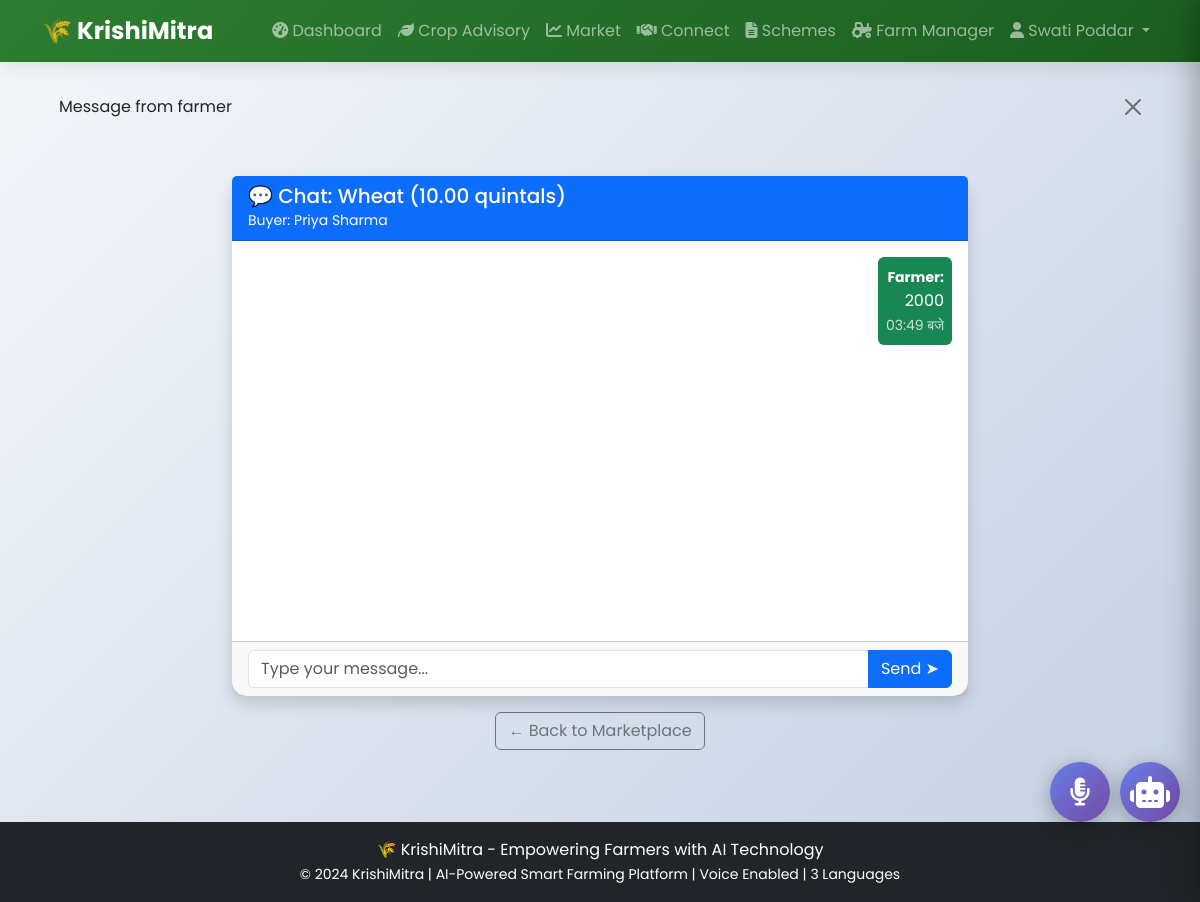
/chat/chat/2/ (signed in), run on the app's committed database.
### core/models.py (models this page shows, shortened)
class Farmer(AbstractUser):
    phone = models.CharField(max_length=15, unique=True)
    village = models.CharField(max_length=100)
    district = models.CharField(max_length=100)
    state = models.CharField(max_length=100)
    land_size = models.DecimalField(max_digits=10, decimal_places=2, null=True, blank=True)
    preferred_language = models.CharField(max_length=10, default='en', choices=[
        ('en', 'English'),
        ('hi', 'Hindi'),
        ('kn', 'Kannada'),
    ])
    profile_picture = models.ImageField(upload_to='profiles/', null=True, blank=True)
    created_at = models.DateTimeField(auto_now_add=True)

### chat/models.py (models this page shows, shortened)
class ChatMessage(models.Model):
    interest = models.ForeignKey(Interest, on_delete=models.CASCADE, related_name='messages')
    sender_type = models.CharField(max_length=10, choices=[('farmer', 'Farmer'), ('buyer', 'Buyer')])
    message = models.TextField()
    is_read = models.BooleanField(default=False)
    timestamp = models.DateTimeField(auto_now_add=True)
    class Meta:
        ordering = ['timestamp']
    def __str__(self):
        return f"Message from {self.sender_type}"

class Interest(models.Model):
    listing = models.ForeignKey(ProductListing, on_delete=models.CASCADE, related_name='interests')
    buyer = models.ForeignKey(Buyer, on_delete=models.CASCADE)
    offered_price = models.DecimalField(max_digits=10, decimal_places=2, null=True, blank=True)
    quantity_requested = models.DecimalField(max_digits=10, decimal_places=2, null=True, blank=True)
    message = models.TextField()
    status = models.CharField(max_length=20, choices=[
        ('pending', 'Pending'),
        ('accepted', 'Accepted'),
        ('rejected', 'Rejected'),
        ('negotiating', 'Negotiating'),
    ], default='pending')
    created_at = models.DateTimeField(auto_now_add=True)

class ProductListing(models.Model):
    STATUS_CHOICES = [
        ('available', 'Available'),
        ('pending', 'Pending Sale'),
        ('sold', 'Sold'),
        ('expired', 'Expired'),
    ]
    farmer = models.ForeignKey(Farmer, on_delete=models.CASCADE, related_name='listings')
    crop = models.ForeignKey(Crop, on_delete=models.CASCADE)
    quantity = models.DecimalField(max_digits=10, decimal_places=2, help_text="In quintals")
    price_per_quintal = models.DecimalField(max_digits=10, decimal_places=2)
    location = models.CharField(max_length=200)
    description = models.TextField(blank=True)
    quality = models.CharField(max_length=50, default='Standard', choices=[
        ('Premium', 'Premium Quality'),
        ('Standard', 'Standard Quality'),
        ('Fair', 'Fair Quality'),
    ])
    harvest_date = models.DateField(null=True, blank=True)
    status = models.CharField(max_length=20, choices=STATUS_CHOICES, default='available')
    created_at = models.DateTimeField(auto_now_add=True)
    updated_at = models.DateTimeField(auto_now=True)

class Buyer(models.Model):
    name = models.CharField(max_length=100)
    company = models.CharField(max_length=100, blank=True)
    phone = models.CharField(max_length=15)
    email = models.EmailField(unique=True)
    address = models.TextField(blank=True)
    created_at = models.DateTimeField(auto_now_add=True)

### crops/models.py (models this page shows, shortened)
class Crop(models.Model):
    SEASON_CHOICES = [
        ('kharif', 'Kharif (June-October)'),
        ('rabi', 'Rabi (October-March)'),
        ('zaid', 'Zaid (March-June)'),
    ]
    name = models.CharField(max_length=50)
    name_hi = models.CharField(max_length=50, blank=True)
    name_pa = models.CharField(max_length=50, blank=True)
    scientific_name = models.CharField(max_length=100, blank=True)
    season = models.CharField(max_length=10, choices=SEASON_CHOICES)
    sowing_period = models.CharField(max_length=100)
    harvesting_period = models.CharField(max_length=100)
    image = models.ImageField(upload_to='crops/', null=True, blank=True)

### chat/views.py (the view, shortened to what this page needs)
# urls.py: path('chat/<int:interest_id>/', views.chat_view, name='chat_view'),
@login_required
def chat_view(request, interest_id):
    interest = get_object_or_404(Interest, id=interest_id)
    if request.user != interest.listing.farmer and request.user.email != interest.buyer.email:
        messages.error(request, 'Unauthorized access')
        return redirect('marketplace')
    if request.user == interest.listing.farmer:
        ChatMessage.objects.filter(interest=interest, sender_type='buyer', is_read=False).update(is_read=True)
    else:
        ChatMessage.objects.filter(interest=interest, sender_type='farmer', is_read=False).update(is_read=True)
    messages_list = ChatMessage.objects.filter(interest=interest)
    context = {
        'interest': interest,
        'messages': messages_list,
        'is_farmer': request.user == interest.listing.farmer,
    }
    return render(request, 'chat/chat.html', context)

### core/context_processors.py (called while the page is built)
def language_processor(request):
    return {
        'current_language': translation.get_language(),
    }

### templates/chat/chat.html (shortened to what this page needs)
{% extends 'base.html' %}
{% block content %}
<div class="container py-4">
    <div class="row">
        <div class="col-md-8 mx-auto">
            <div class="card shadow">
                <div class="card-header bg-primary text-white">
                    <h5 class="mb-0">
                        💬 Chat: {{ interest.listing.crop.name }} ({{ interest.listing.quantity }} quintals)
                    </h5>
                    <small>
                        {% if is_farmer %}
                        Buyer: {{ interest.buyer.name }}
                        {% else %}
                        Farmer: {{ interest.listing.farmer.get_full_name }}
                        {% endif %}
                    </small>
                </div>
                <div class="card-body" style="height: 400px; overflow-y: auto;" id="chatMessages">
                    {% for msg in messages %}
                    <div class="mb-2 text-{% if msg.sender_type == 'farmer' and is_farmer %}end{% elif msg.sender_type == 'farmer' %}start{% else %}{% if is_farmer %}start{% else %}end{% endif %}{% endif %}">
                        <div class="d-inline-block p-2 rounded {% if msg.sender_type == 'farmer' %}bg-success text-white{% else %}bg-secondary text-white{% endif %}" style="max-width: 70%;">
                            <small><strong>{% if msg.sender_type == 'farmer' %}Farmer{% else %}Buyer{% endif %}:</strong></small>
                            <div>{{ msg.message }}</div>
                            <small class="opacity-75">{{ msg.timestamp|date:"h:i A" }}</small>
                        </div>
                    </div>
                    {% empty %}
                    <p class="text-muted text-center">No messages yet. Start the conversation!</p>
                    {% endfor %}
                </div>
                <div class="card-footer">
                    <form method="post">
                        <div class="input-group">
                            <input type="text" name="message" class="form-control" placeholder="Type your message..." required>
                            <button type="submit" class="btn btn-primary">Send ➤</button>
                        </div>
                    </form>
                </div>
            </div>
            <div class="mt-3 text-center">
                <a href="{% url 'marketplace' %}" class="btn btn-outline-secondary">← Back to Marketplace</a>
            </div>
        </div>
    </div>
</div>
{% endblock %}

### templates/base.html (shortened to what this page needs)
<!DOCTYPE html>
<html lang="en">
<head>
    <link href="https://cdn.jsdelivr.net/npm/bootstrap@5.3.0/dist/css/bootstrap.min.css" rel="stylesheet">
    <link rel="stylesheet" href="https://cdnjs.cloudflare.com/ajax/libs/font-awesome/6.4.0/css/all.min.css">
    {% load static %}
</head>
<body>
    <div class="ai-toggle-btn" onclick="toggleSidebar()">
        <i class="fas fa-robot fa-2x"></i>
    </div>
    <nav class="navbar navbar-expand-lg navbar-dark">
        <div class="container">
            <a class="navbar-brand" href="{% url 'home' %}">
                🌾 KrishiMitra
            </a>
            <div class="collapse navbar-collapse" id="navbarNav">
                <ul class="navbar-nav ms-auto">
                    {% if user.is_authenticated %}
                        <li class="nav-item">
                            <a class="nav-link" href="{% url 'dashboard' %}">
                                <i class="fas fa-tachometer-alt"></i> <span data-translate="dashboard">Dashboard</span>
                            </a>
                        </li>
                        <li class="nav-item">
                            <a class="nav-link" href="{% url 'crop_advisory' %}">
                                <i class="fas fa-leaf"></i> <span data-translate="advisory">Crop Advisory</span>
                            </a>
                        </li>
                        <li class="nav-item">
                            <a class="nav-link" href="{% url 'market_dashboard' %}">
                                <i class="fas fa-chart-line"></i> <span data-translate="market">Market</span>
                            </a>
                        </li>
                        <li class="nav-item">
                            <a class="nav-link" href="{% url 'marketplace' %}">
                                <i class="fas fa-handshake"></i> <span data-translate="connect">Connect</span>
                            </a>
                        </li>
                        <li class="nav-item">
                            <a class="nav-link" href="{% url 'schemes_list' %}">
                                <i class="fas fa-file-alt"></i> <span data-translate="schemes">Schemes</span>
                            </a>
                        </li>
                        <li class="nav-item">
                            <a class="nav-link" href="{% url 'farm_manager' %}">
                                <i class="fas fa-tractor"></i> <span data-translate="farm">Farm Manager</span>
                            </a>
                        </li>
                        <li class="nav-item dropdown">
                            <a class="nav-link dropdown-toggle" href="#" id="userDropdown" role="button" data-bs-toggle="dropdown">
                                <i class="fas fa-user"></i> {{ user.get_full_name|default:user.username }}
                            </a>
                        </li>
                    {% endif %}
                </ul>
            </div>
        </div>
    </nav>
    {% if messages %}
        <div class="container mt-3">
            {% for message in messages %}
                <div class="alert alert-{{ message.tags }} alert-dismissible fade show" role="alert">
                    {{ message }}
                    <button type="button" class="btn-close" data-bs-dismiss="alert"></button>
                </div>
            {% endfor %}
        </div>
    {% endif %}
<div class="floating-voice-btn" onclick="toggleVoiceModal()">
    <i class="fas fa-microphone-alt"></i>
</div>
    <div class="main-content">
        {% block content %}
        {% endblock %}
    </div>
    <footer class="bg-dark text-white text-center py-3 mt-5">
        <div class="container">
            <p class="mb-0">🌾 KrishiMitra - Empowering Farmers with AI Technology</p>
            <small>© 2024 KrishiMitra | AI-Powered Smart Farming Platform | Voice Enabled | 3 Languages</small>
        </div>
    </footer>
</body>
</html>

### templates/base.html (style rules this page uses)
* { margin: 0; padding: 0; box-sizing: border-box; }
body { font-family: 'Poppins', sans-serif; background: linear-gradient(135deg, #f5f7fa 0%, #c3cfe2 100%); min-height: 100vh; }
.ai-toggle-btn { position: fixed; right: 20px; bottom: 80px; background: linear-gradient(135deg, #667eea, #764ba2); color: white; width: 60px; height: 60px; border-radius: 50%; display: flex; align-items: center; justify-content: center; cursor: pointer; z-index: 1040; box-shadow: 0 5px 20px rgba(0,0,0,0.3); transition: 0.3s; }
.navbar { background: linear-gradient(135deg, #2e7d32, #1b5e20); box-shadow: 0 4px 20px rgba(0,0,0,0.1); }
.navbar-brand { font-weight: 700; font-size: 1.5rem; }
.card { border: none; border-radius: 15px; transition: 0.3s; box-shadow: 0 5px 15px rgba(0,0,0,0.08); }
.floating-voice-btn { position: fixed; bottom: 80px; right: 90px; width: 60px; height: 60px; background: linear-gradient(135deg, #667eea, #764ba2); border-radius: 50%; display: flex; align-items: center; justify-content: center; cursor: pointer; z-index: 1040; box-shadow: 0 5px 20px rgba(0,0,0,0.3); transition: all 0.3s; animation: pulse 2s infinite; }
.floating-voice-btn i { font-size: 28px; color: white; }

### data on the page
Farmer: get_full_name "Swati Poddar"
ChatMessage: sender_type "Message from farmer", shows "Farmer", message "2000", timestamp "03:49 बजे"
Interest: listing.crop.name "Wheat", listing.quantity "10.00", buyer.name "Priya Sharma"
